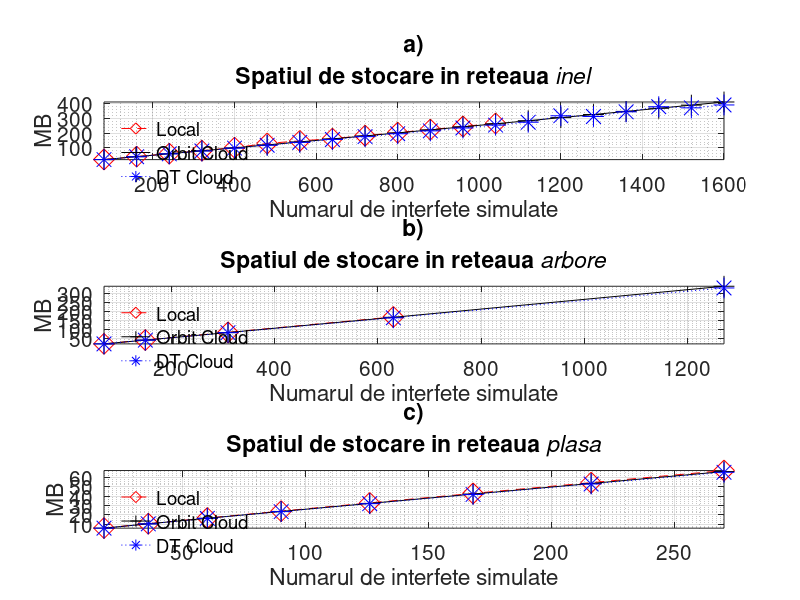

Here is the MATLAB script that generated this plot:
nes_ring = [10:10:200];
intfs_ring = [80:80:1600];
links_ring = [10:10:200];

local_ring = [20.916,40.456,60.508,80.952,101.34,130.144,147.704,162.76,183.456,204.268,225.136,246.136,267.18,NaN,NaN,NaN,NaN,NaN,NaN,NaN];
orbit_ring = [19.992,39.852,59.788,79.824,99.96,120.2,140.496,160.932,181.432,202.036,222.744,243.532,264.428,285.4,306.464,327.64,348.896,370.264,391.716,413.244];
dt_ring = [19.848,39.476,59.084,78.7,98.3,117.928,137.548,157.164,176.78,196.412,216.04,235.684,255.332,274.968,319.188,314.268,346.084,380.996,373.26,392.964];

figure(1);
subplot(3,1,1);
plot(intfs_ring,local_ring, '--dr', 'markersize', 15, intfs_ring, orbit_ring, '-+k', 'markersize', 15, intfs_ring, dt_ring, ':*b', 'markersize', 15);

xlabel('Numarul de interfete simulate', "fontsize", 15);
grid on;
grid minor on;
ylabel('MB', "fontsize", 15);
[leg, obj] = legend('Local','Orbit Cloud','DT Cloud', "location", 'northwest');
legend boxoff;
title({'a)', 'Spatiul de stocare in reteaua \bf{\it{inel}}'}, "fontsize", 15, "interpreter", "tex");
textobj = findobj(obj, 'type', 'text');
set(textobj, "fontsize", 15);
axis('tight');
set(gca, "fontsize", 15);

nes_tree = [7,15,31,63,127];
intfs_tree = [70,150,310,630,1270];
links_tree = [6,14,30,62,126];

local_tree = [18.44,39.508,81.932,167.416,NaN] ;
orbit_tree = [18.176,39.008,80.876,165.424,337.624];
dt_tree = [18.068,38.736,80.056,162.72,328.18];

subplot(3,1,2);
plot(intfs_tree,local_tree, '--dr', 'markersize', 15, intfs_tree, orbit_tree, '-+k', 'markersize', 15, intfs_tree, dt_tree, ':*b', 'markersize', 15);

xlabel('Numarul de interfete simulate', "fontsize", 15);
grid on;
grid minor on;
ylabel('MB', "fontsize", 15);
[leg, obj] = legend('Local','Orbit Cloud','DT Cloud', "location", 'northwest');
legend boxoff;
title({'b)', 'Spatiul de stocare in reteaua \bf{\it{arbore}}'}, "fontsize", 15, "interpreter", "tex");
textobj = findobj(obj, 'type', 'text');
set(textobj, "fontsize", 15);
axis('tight');
set(gca, "fontsize", 15);

nes_mesh = [3,4,5,6,7,8,9,10];
intfs_mesh = [18,36,60,90,126,168,216,270];
links_mesh = [3,6,10,15,21,28,36,45];

local_mesh = [5.868,10.536,16.568,23.972,32.736,42.86,54.384,67.332];
orbit_mesh = [5.804,10.388,16.324,23.616,32.196,42.196,53.504,66.24];
dt_mesh = [5.776,10.336,16.232,23.444,31.936,41.792,52.952,65.448];

subplot(3,1,3);
plot(intfs_mesh,local_mesh, '--dr', 'markersize', 15, intfs_mesh, orbit_mesh, '-+k', 'markersize', 15, intfs_mesh, dt_mesh, ':*b', 'markersize', 15);

xlabel('Numarul de interfete simulate', "fontsize", 15);
grid on;
grid minor on;
ylabel('MB', "fontsize", 15);
[leg, obj] = legend('Local','Orbit Cloud','DT Cloud', "location", 'northwest');
legend boxoff;
title({'c)', 'Spatiul de stocare in reteaua \bf{\it{plasa}}'}, "fontsize", 15, "interpreter", "tex");
textobj = findobj(obj, 'type', 'text');
set(textobj, "fontsize", 15);
axis('tight');
set(gca, "fontsize", 15);